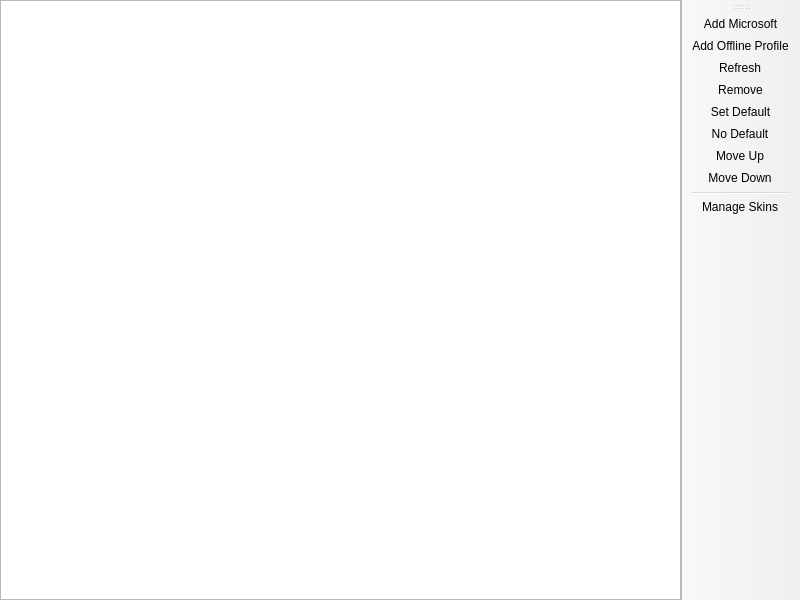
<?xml version="1.0" encoding="UTF-8"?>
<ui version="4.0">
 <class>AccountListPage</class>
 <widget class="QMainWindow" name="AccountListPage">
  <property name="geometry">
   <rect>
    <x>0</x>
    <y>0</y>
    <width>800</width>
    <height>600</height>
   </rect>
  </property>
  <widget class="QWidget" name="centralwidget">
   <layout class="QHBoxLayout" name="horizontalLayout">
    <property name="leftMargin">
     <number>0</number>
    </property>
    <property name="topMargin">
     <number>0</number>
    </property>
    <property name="rightMargin">
     <number>0</number>
    </property>
    <property name="bottomMargin">
     <number>0</number>
    </property>
    <item>
     <widget class="VersionListView" name="listView">
      <property name="alternatingRowColors">
       <bool>true</bool>
      </property>
      <property name="rootIsDecorated">
       <bool>false</bool>
      </property>
      <property name="itemsExpandable">
       <bool>false</bool>
      </property>
      <property name="allColumnsShowFocus">
       <bool>true</bool>
      </property>
      <attribute name="headerStretchLastSection">
       <bool>false</bool>
      </attribute>
     </widget>
    </item>
   </layout>
  </widget>
  <widget class="WideBar" name="toolBar">
   <attribute name="toolBarArea">
    <enum>RightToolBarArea</enum>
   </attribute>
   <attribute name="toolBarBreak">
    <bool>false</bool>
   </attribute>
   <addaction name="actionAddMicrosoft"/>
   <addaction name="actionAddOffline"/>
   <addaction name="actionRefresh"/>
   <addaction name="actionRemove"/>
   <addaction name="actionSetDefault"/>
   <addaction name="actionNoDefault"/>
   <addaction name="actionMoveUp"/>
   <addaction name="actionMoveDown"/>
   <addaction name="separator"/>
   <addaction name="actionManageSkins"/>
  </widget>
  <action name="actionSetDefault">
   <property name="text">
    <string>&amp;Set Default</string>
   </property>
  </action>
  <action name="actionNoDefault">
   <property name="checkable">
    <bool>true</bool>
   </property>
   <property name="text">
    <string>&amp;No Default</string>
   </property>
  </action>
  <action name="actionManageSkins">
   <property name="text">
    <string>&amp;Manage Skins</string>
   </property>
   <property name="toolTip">
    <string>Manage Skins</string>
   </property>
  </action>
  <action name="actionAddMicrosoft">
   <property name="text">
    <string>&amp;Add Microsoft</string>
   </property>
   <property name="toolTip">
    <string>Sign in with a Microsoft account that owns Minecraft: Java Edition.</string>
   </property>
  </action>
  <action name="actionAddOffline">
   <property name="text">
    <string>Add &amp;Offline Profile</string>
   </property>
   <property name="toolTip">
    <string>Create a local test profile. It does not grant Minecraft ownership or authenticate with online-mode servers.</string>
   </property>
  </action>
  <action name="actionRefresh">
   <property name="text">
    <string>&amp;Refresh</string>
   </property>
   <property name="toolTip">
    <string>Refresh the account tokens</string>
   </property>
  </action>
  <action name="actionRemove">
   <property name="text">
    <string>Remo&amp;ve</string>
   </property>
  </action>
  <action name="actionMoveUp">
   <property name="text">
    <string>Move &amp;Up</string>
   </property>
  </action>
  <action name="actionMoveDown">
   <property name="text">
    <string>Move &amp;Down</string>
   </property>
  </action>
 </widget>
 <customwidgets>
  <customwidget>
   <class>VersionListView</class>
   <extends>QTreeView</extends>
   <header>ui/widgets/VersionListView.h</header>
  </customwidget>
  <customwidget>
   <class>WideBar</class>
   <extends>QToolBar</extends>
   <header>ui/widgets/WideBar.h</header>
  </customwidget>
 </customwidgets>
 <resources/>
 <connections/>
</ui>
